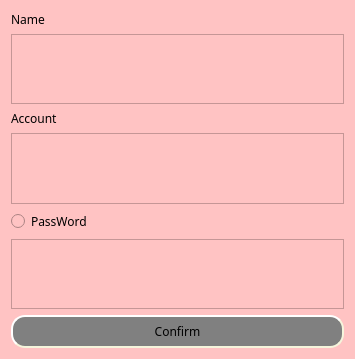
<?xml version="1.0" encoding="UTF-8"?>
<ui version="4.0">
 <class>Form_Account</class>
 <widget class="QWidget" name="Form_Account">
  <property name="geometry">
   <rect>
    <x>0</x>
    <y>0</y>
    <width>355</width>
    <height>359</height>
   </rect>
  </property>
  <property name="windowTitle">
   <string>ConfirmAccount</string>
  </property>
  <property name="styleSheet">
   <string notr="true">QWidget{
    background-color: rgb(255,195,195);
    font-family: Lucida Bright;
    }
QPushButton{
    background-color: gray;
    border-style: outset;
    border-width: 2px;
    border-color: beige;
    border-radius: 14px;
    padding: 6px;
	font-family: Lucida Bright;
    }
QWidget#MainWidget{
    background-color: rgb(240,248,255);
    font-family: Lucida Bright;
    }
QLabel{
	font-family: Lucida Bright;
	}
QTextEdit{
	font-family: Lucida Bright;
	}
QComboBox{
	font-family: Lucida Bright;
	}
</string>
  </property>
  <layout class="QVBoxLayout" name="verticalLayout">
   <item>
    <spacer name="verticalSpacer">
     <property name="orientation">
      <enum>Qt::Vertical</enum>
     </property>
     <property name="sizeHint" stdset="0">
      <size>
       <width>20</width>
       <height>40</height>
      </size>
     </property>
    </spacer>
   </item>
   <item>
    <widget class="QLabel" name="label_name">
     <property name="text">
      <string>Name</string>
     </property>
    </widget>
   </item>
   <item>
    <widget class="QTextEdit" name="textEdit_name"/>
   </item>
   <item>
    <widget class="QLabel" name="label_account">
     <property name="text">
      <string>Account</string>
     </property>
    </widget>
   </item>
   <item>
    <widget class="QTextEdit" name="textEdit_account"/>
   </item>
   <item>
    <widget class="QRadioButton" name="radioButton_password">
     <property name="text">
      <string>PassWord</string>
     </property>
    </widget>
   </item>
   <item>
    <widget class="QTextEdit" name="textEdit_password"/>
   </item>
   <item>
    <widget class="QPushButton" name="pushButton_confirm">
     <property name="text">
      <string>Confirm</string>
     </property>
    </widget>
   </item>
   <item>
    <spacer name="verticalSpacer_2">
     <property name="orientation">
      <enum>Qt::Vertical</enum>
     </property>
     <property name="sizeHint" stdset="0">
      <size>
       <width>20</width>
       <height>40</height>
      </size>
     </property>
    </spacer>
   </item>
  </layout>
 </widget>
 <resources/>
 <connections/>
</ui>
